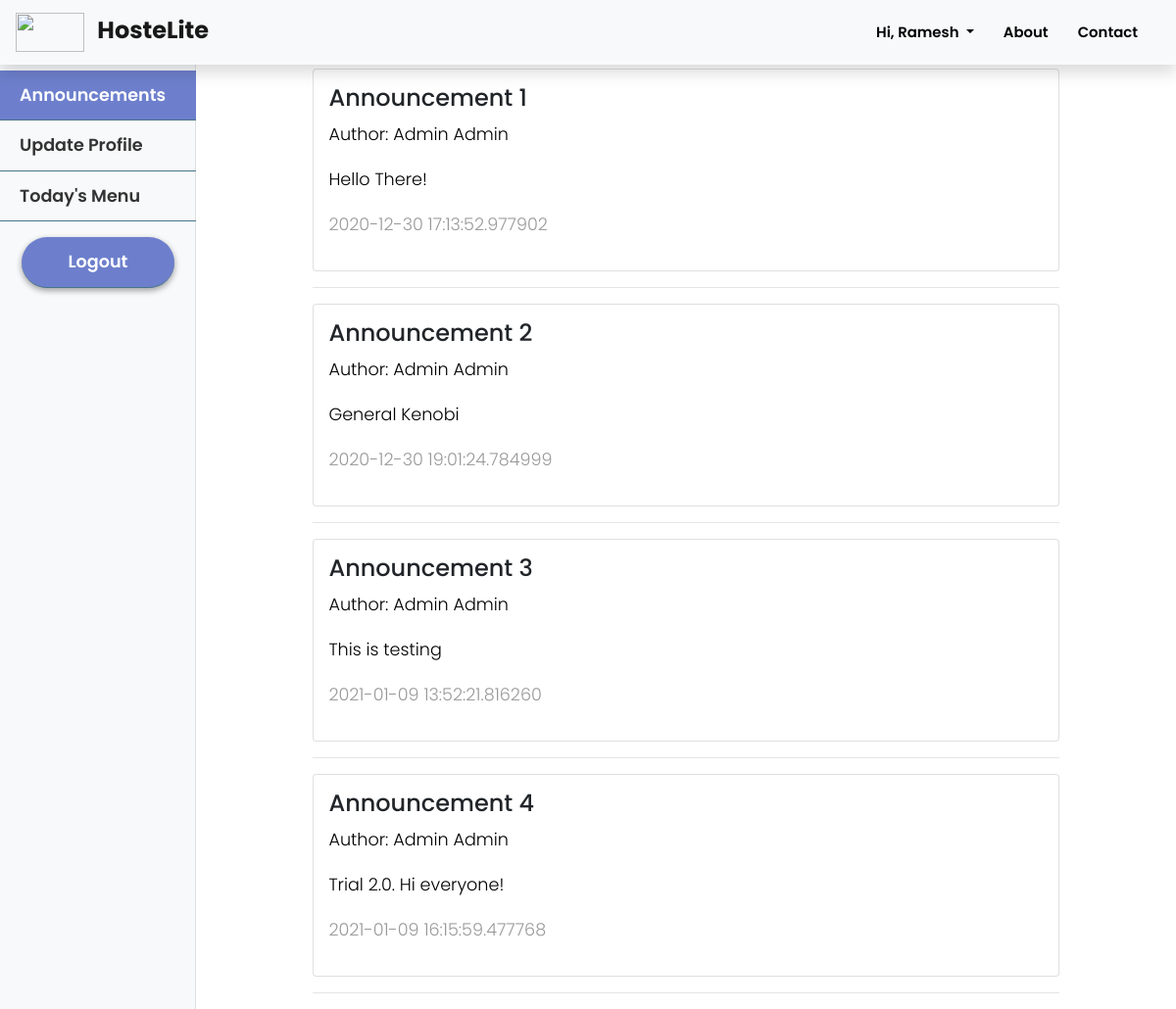
The app's page /mess_staff/announcements (signed in) with its own data.
### hostelmanagement/models.py (models this page shows, shortened)
class User(db.Model, UserMixin):
    id = db.Column(db.Integer, primary_key=True)
    college_id = db.Column(db.String(9), unique=True, nullable=False)
    firstname = db.Column(db.String(20), nullable=False)
    lastname = db.Column(db.String(20), nullable=False)
    email = db.Column(db.String(120), unique=True, nullable=False)
    password = db.Column(db.String(60), nullable=False)
    phone = db.Column(db.String(10), unique=True, nullable=False)
    address = db.Column(db.Text, nullable=False)
    course = db.Column(db.String(20),nullable=True)
    department = db.Column(db.String(20), nullable=True)
    user_type = db.Column(db.Integer, nullable = False, default=1)
    room_no = db.Column(db.Integer, nullable = True)
    announcements = db.relationship('Announcement', backref='author', lazy=True)
    complaints = db.relationship('Complaint', backref='author', lazy=True)
    mess_menu = db.relationship('MessMenu', backref='author', lazy=True)
    courier = db.relationship('Courier', backref='user', lazy=True)
    exitentry = db.relationship('ExitEntry', backref='user', lazy=True)
    visitor = db.relationship('Visitor', backref='user', lazy=True)

class Announcement(db.Model):
    id = db.Column(db.Integer, primary_key=True)
    title = db.Column(db.String(100), nullable=False)
    date_posted = db.Column(db.DateTime, nullable=False, default=datetime.utcnow)
    content = db.Column(db.Text, nullable=False)
    user_id = db.Column(db.Integer, db.ForeignKey('user.id'), nullable=False)

### hostelmanagement/routes.py (the view)
@app.route("/mess_staff/announcements")
@login_required
def display_mess_announcements():
    user = current_user
    announcements = Announcement.query.all()
    return render_template('mess_staff/announcements.html', title = 'Announcements', announcements = announcements, user=user)

### hostelmanagement/models.py (called while the page is built)
@login_manager.user_loader
def load_user(user_id):
    return User.query.get(int(user_id))

### hostelmanagement/templates/mess_staff/announcements.html (shortened to what this page needs)
{% extends 'mess_staff/mess_layout.html' %}
{% block announcements %}active{% endblock %}
{% block mess_content %}
    <div class="container" style="padding: 0 10%;">
        {% if announcements %}
        {% for announcement in announcements %}
            <div class="card">
                <h4>{{announcement.title}}</h4>
                <p style="color: black">Author: {{announcement.author.firstname}} {{announcement.author.lastname}}</p>
                <p style="color: black;">{{announcement.content}}</p>
                <p style="float: right;">{{announcement.date_posted}}</p>
            </div>
            <hr>
        {% endfor %}
    {% else %}
        <h2>No Announcements</h2>
    {% endif %}
    </div>
{% endblock %}

### hostelmanagement/templates/layout.html (shortened to what this page needs)
<!DOCTYPE html>
<html>
<head>
    <link rel="stylesheet" href="https://cdn.jsdelivr.net/npm/bootstrap@4.5.3/dist/css/bootstrap.min.css">
    <link rel='stylesheet' href="{{ url_for('static', filename='style.css') }}">
    <link rel="stylesheet" href="https://use.fontawesome.com/releases/v5.8.1/css/all.css"
 />
</head>
<body>
    <section id="landingPage">
        <nav class="navbar sticky-top shadow navbar-expand-lg navbar-light bg-light">
            <a class="navbar-brand col-md-3 col-lg-2 mr-0 pl-0 pr-0" href="{{url_for('index')}}">
                <img src="https://cdn.logo.com/hotlink-ok/logo-social.png" width="70" height="40" class="d-inline-block align-top" alt="" loading="lazy">
                <strong class="pl-2 mt-2" style="font-size:1.2em;">HosteLite</strong>
            </a>
            <ul class='navbar-nav ml-auto mr-2'>
                {% if not current_user.is_authenticated %}
                    <li class="nav-item">
                        <a class="nav-link" href="{{ url_for('about') }}">About</a>
                    </li>
                    <li class="nav-item">
                        <a class="nav-link" href="{{ url_for('contact') }}">Contact</a>
                    </li>
                    <li class="nav-item">
                        <a class="nav-link" href="{{ url_for('login') }}">Log In</a>
                    </li>
                    <li class="nav-item">
                        <a class="nav-link toButton pl-15 pr-15" style="color: white; font-weight: 600" href="{{ url_for('application') }}">Apply Now</a>
                    </li>
                {% else %}
                    <li class="nav-item dropdown">
                        <a class="nav-link dropdown-toggle" href="#" id="navbarDropdown" role="button" data-toggle="dropdown" aria-haspopup="true" aria-expanded="false">
                            Hi, {{ current_user.firstname }}
                        </a>
                    </li>
                    <li class="nav-item">
                        <a class="nav-link" href="{{ url_for('about') }}">About</a>
                    </li>
                    <li class="nav-item">
                        <a class="nav-link" href="{{ url_for('contact') }}">Contact</a>
                    </li>
                {% endif %}
            </ul>
        </nav>
    </section>
    {% block content %}
    {% endblock %}
</body>
</html>

### hostelmanagement/static/style.css (style rules this page uses)
* { margin: 0; padding: 0; font-family: "Poppins", sans-serif; font-size: 16px; box-sizing: border-box; }
body { padding-top: 70px; overflow-x:hidden; scroll-behavior: smooth; }
#landingPage nav { position: fixed; width: 100%; opacity: 1; background-color: rgba(255, 255, 255); }
#landingPage nav ul a { font-size: 0.93em; font-weight: 600; text-decoration: none; padding: 10px 15px; text-align: center; color: #000; }
p { font-family: 'Poppins', sans-serif; font-size: 1.1em; font-weight: 300; line-height: 1.7em; color: #999; }

### hostelmanagement/templates/mess_staff/announcements.html (style rules this page uses)
.card { padding: 2%; }

### records on screen
User: firstname "Ramesh"
Announcement: title "Announcement 1", author.firstname "Admin", author.lastname "Admin", content "Hello There!", date_posted "2020-12-30 17:13:52.977902"
Announcement: title "Announcement 2", author.firstname "Admin", author.lastname "Admin", content "General Kenobi", date_posted "2020-12-30 19:01:24.784999"
Announcement: title "Announcement 3", author.firstname "Admin", author.lastname "Admin", content "This is testing", date_posted "2021-01-09 13:52:21.816260"
Announcement: title "Announcement 4", author.firstname "Admin", author.lastname "Admin", content "Trial 2.0. Hi everyone!", date_posted "2021-01-09 16:15:59.477768"
